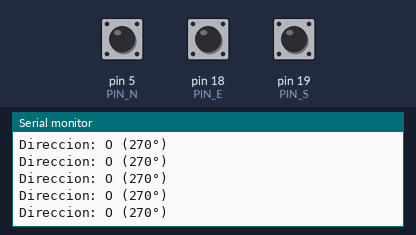
This sketch was run on a simulated Arduino Uno, built with avr-gcc and run on an emulated ATmega328P. On the bench: the last lines printed to the serial monitor. Inputs (shaded band) come from the test bench; at power-on: pin 5 (PIN_N) HIGH, pin 18 (PIN_E) HIGH, pin 19 (PIN_S) HIGH.

Above: at 1.2 s.
1.3 s: pin 5 (PIN_N) pulled LOW for 0.15 s
At 1.61 s:
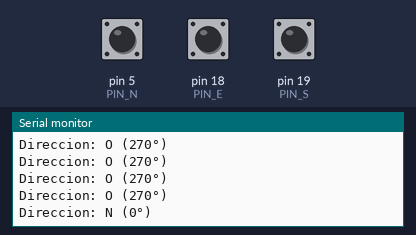
2.9 s: pin 18 (PIN_E) pulled LOW for 1 s
At 3.27 s:
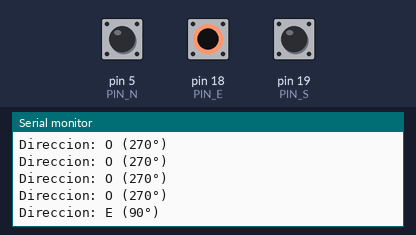
5.4 s: pin 19 (PIN_S) pulled LOW for 1 s
At 5.77 s:
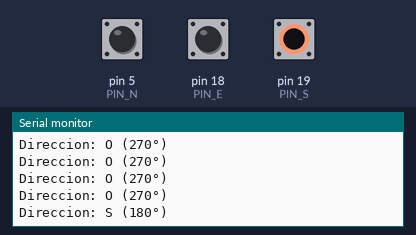

The sketch:

test_veleta_a1104.ino
```cpp
const uint8_t PIN_N = 5, PIN_E = 18, PIN_S = 19, PIN_O = 21;
const uint8_t VELETA_PINS[4] = { PIN_N, PIN_E, PIN_S, PIN_O };
const char*   DIR_LABELS[4]  = { "N", "E", "S", "O" };
const int     DIR_DEGREES[4] = {   0,  90, 180, 270 };

const uint8_t  SAMPLES_VELETA  = 9;
const uint16_t SAMPLE_DELAY_MS = 3;
const uint8_t  MIN_HITS        = (SAMPLES_VELETA + 1) / 2;

int last_dir_idx = -1;

int leerDireccionA1104() {
  uint8_t counts[4] = {0,0,0,0};
  for (uint8_t s=0; s<SAMPLES_VELETA; s++) {
    for (uint8_t i=0; i<4; i++) if (digitalRead(VELETA_PINS[i]) == LOW) counts[i]++;
    delay(SAMPLE_DELAY_MS);
  }
  uint8_t best = 255, bestCount = 0;
  for (uint8_t i=0; i<4; i++) if (counts[i] > bestCount) { bestCount = counts[i]; best = i; }
  if (best == 255 || bestCount < MIN_HITS) return -1;
  return (int)best;
}

void setup() {
  Serial.begin(115200);
  Serial.println(F("Test Veleta 4xA1104 (N,E,S,O)"));
  for (uint8_t i=0; i<4; i++) pinMode(VELETA_PINS[i], INPUT_PULLUP);
}

void loop() {
  int idx = leerDireccionA1104();
  if (idx < 0) {
    if (last_dir_idx >= 0) {
      Serial.print(F("Sin lectura estable → último: "));
      Serial.print(DIR_LABELS[last_dir_idx]); Serial.print(F(" ("));
      Serial.print(DIR_DEGREES[last_dir_idx]); Serial.println(F("°)"));
    } else {
      Serial.println(F("Sin lectura estable (aún sin último válido)"));
    }
  } else {
    last_dir_idx = idx;
    Serial.print(F("Direccion: "));
    Serial.print(DIR_LABELS[idx]); Serial.print(F(" ("));
    Serial.print(DIR_DEGREES[idx]); Serial.println(F("°)"));
  }
  delay(250);
}
```

Measured:
- after the input at 1.3 s, the serial monitor: prints a new line after 0.12 s (image 1)
- after the input at 2.9 s, the serial monitor: prints a new line after 0.18 s (image 2)
- after the input at 5.4 s, the serial monitor: prints a new line after 0.18 s (image 3)
